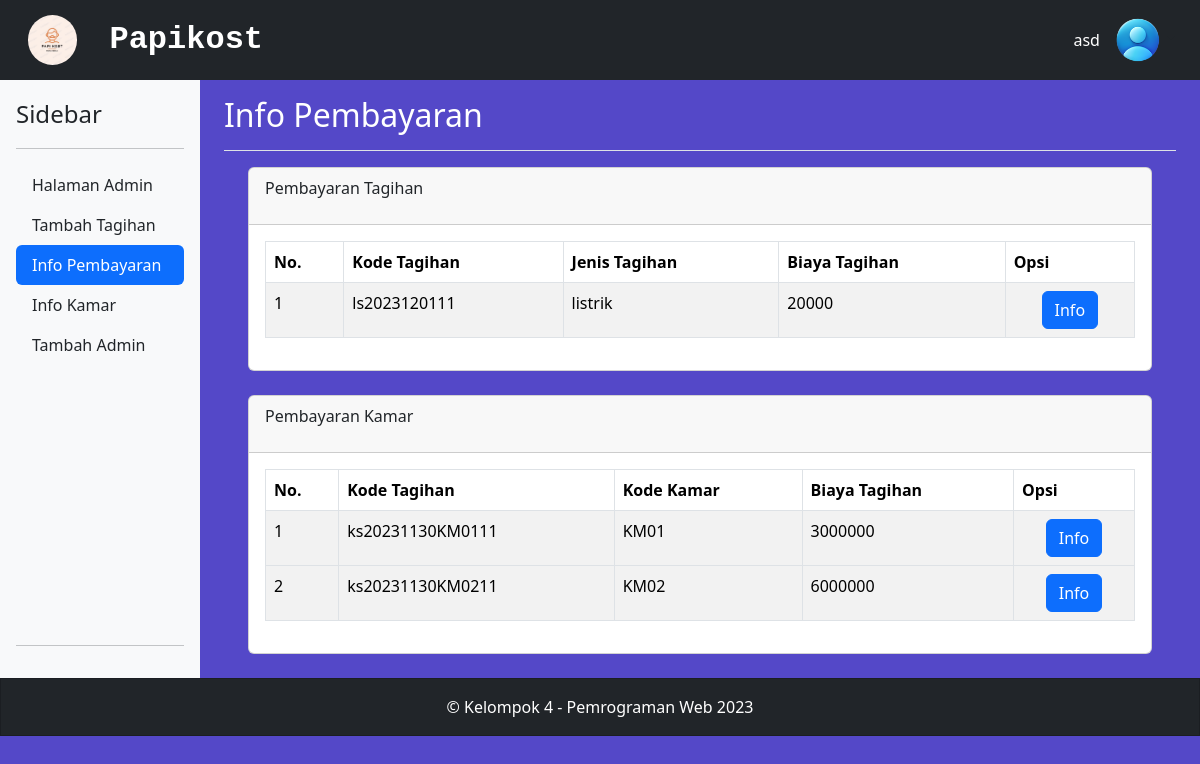
The app's page /info_bill.php?id=8 with its own data.
### tables this page shows
CREATE TABLE `tagihan` (
  `kode_tagihan` varchar(20) NOT NULL,
  `tanggal` date NOT NULL,
  `jenis_tagihan` varchar(100) NOT NULL,
  `tagihan` int(11) NOT NULL,
  `total_tagihan` int(11) NOT NULL,
  `id_admin` int(11) NOT NULL
);

CREATE TABLE `tagihan_kamar` (
  `kode_tagihan` varchar(20) NOT NULL,
  `kode_kamar` varchar(20) NOT NULL,
  `id_admin` int(11) NOT NULL,
  `tagihan` int(11) NOT NULL,
  `tenggat` date NOT NULL
);

### functions.php (called while the page is built, shortened)
<?php
$conn = mysqli_connect("localhost","root","","papikost234");
function query($query){
    global $conn;
    $result = mysqli_query($conn, $query);
    $rows = [];
    while($row = mysqli_fetch_assoc($result)){
        $rows[] = $row;
    }
    return $rows;
}
?>

### info_bill.php (the view, shortened to what this page needs)
<?php
include 'functions.php';
$id = $_GET['id'];
$admin = query("SELECT * FROM tb_admin WHERE id_admin=$id");
$tagihan = query("SELECT * FROM tagihan");
$kamar = query("SELECT * FROM tagihan_kamar");
?>
<!DOCTYPE html>
<html lang="en">
<head>
    <link href="https://cdn.jsdelivr.net/npm/bootstrap@5.3.2/dist/css/bootstrap.min.css" rel="stylesheet">
    <link href="assets/styles.css" rel="stylesheet">
</head>
<body class="d-flex flex-column h-100">
    <header class="navbar navbar-dark navbar-expand-lg bg-dark flex-column flex-md-row my-auto align-items-center">
        <nav class="container-xxl flex-wrap flex-md-nowrap">
            <img class="navbar-brand p-0 img-fluid px-3" src="assets/logo_papikost.jpg" style="max-height:50px;border-radius:100%;">
            <div class="collapse navbar-collapse">
                <p class="h2 text-white fw-bold fs-20 pt-2" style="font-family:'Courier New', Courier, monospace;">Papikost</p>
                <p class="text-white ms-md-auto my-auto"><?= $admin[0]['nama'] ?></p>
                <div class="nav-item dropdown no-caret dropdown-user">
                    <a class="btn btn-icon btn-transparent-dark dropdown-toggle" id="navbarDropdownUserImage" href="javascript:void(0);" role="button" data-bs-toggle="dropdown" aria-haspopup="true" aria-expanded="false"><img class="img-fluid" src="assets/icon_user.png" style="max-height:50px;"></a>
                </div>
            </div>
        </nav>
    </header>
    <main class="container-fluid">
        <div class="row flex-nowrap">
            <div class="d-flex flex-column p-3 bg-light col-sm-4 col-md-3 col-xl-2">
                <div class="d-flex align-items-center mb-3 mb-md-0 me-md-auto link-dark text-decoration-none">
                    <span class="fs-4 mx-auto">Sidebar</span>
                </div><hr>
                <ul class="nav nav-pills flex-column mb-auto">
                    <li class="nav-item">
                        <a href="dashboard_admin.php?id=<?= $id ?>" class="nav-link link-dark" aria-current="page">Halaman Admin</a>
                    </li>
                    <li class="nav-item">
                        <a href="insert_tagihan.php?id=<?= $id ?>" class="nav-link link-dark">Tambah Tagihan</a>
                    </li>
                    <li class="nav-item">
                        <a href="info_bill.php?id=<?= $id ?>" class="nav-link active">Info Pembayaran</a>
                    </li>
                    <li class="nav-item">
                        <a href="info_room.php?id=<?= $id ?>" class="nav-link link-dark">Info Kamar</a>
                    </li>
                    <li class="nav-item">
                        <a href="register_admin.php?id=<?= $id ?>" class="nav-link link-dark">Tambah Admin</a>
                    </li>
                </ul><hr>
            </div>
            <div class="container col-md-9 ml-sm-auto col-lg-10 px-md-4" role="main">
                <div class="d-flex justify-content-between flex-wrap flex-md-nowrap align-items-center pt-3 pb-2 mb-3 border-bottom">
                    <h1 class="h2 text-white" id="tag">Info Pembayaran</h1>
                </div>
                <div class="container-fluid px-4">
                    <div class="card mb-4">
                        <div class="card-header">
                            <p>Pembayaran Tagihan</p>
                        </div>
                        <div class="card-body">
                            <div class="table-responsive">
                                <table class="table table-bordered table-striped">
                                    <thead>
                                        <tr>
                                            <th>No.</th>
                                            <th>Kode Tagihan</th>
                                            <th>Jenis Tagihan</th>
                                            <th>Biaya Tagihan</th>
                                            <th>Opsi</th>
                                        </tr>
                                    </thead>
                                    <?php $no = 1 ?>
                                    <?php foreach($tagihan as $row): ?>
                                        <tbody>
                                            <td><?= $no ?></td>
                                            <td><?= $row['kode_tagihan'] ?></td>
                                            <td><?= $row['jenis_tagihan'] ?></td>
                                            <td><?= $row['tagihan'] ?></td>
                                            <td class="text-center"><button type="button" class="btn btn-primary" data-bs-toggle="modal"
                                            data-bs-target="#infoModal<?= $row['kode_tagihan'] ?>">Info</button></td>
                                        </tbody>
                                        <?php $no ++ ?>
                                    <?php endforeach ?>
                                </table>
                            </div>
                        </div>
                    </div>
                    <div class="card mb-4">
                        <div class="card-header">
                            <p>Pembayaran Kamar</p>
                        </div>
                        <div class="card-body">
                            <div class="table-responsive">
                                <table class="table table-bordered table-striped">
                                    <thead>
                                        <tr>
                                            <th>No.</th>
                                            <th>Kode Tagihan</th>
                                            <th>Kode Kamar</th>
                                            <th>Biaya Tagihan</th>
                                            <th>Opsi</th>
                                        </tr>
                                    </thead>
                                    <?php $no = 1 ?>
                                    <?php foreach($kamar as $row): ?>
                                        <tbody>
                                            <td><?= $no ?></td>
                                            <td><?= $row['kode_tagihan'] ?></td>
                                            <td><?= $row['kode_kamar'] ?></td>
                                            <td><?= $row['tagihan'] ?></td>
                                            <td class="text-center"><button type="button" class="btn btn-primary" data-bs-toggle="modal"
                                            data-bs-target="#infoModal<?= $row['kode_tagihan'] ?>">Info</button></td>
                                        </tbody>
                                        <div class="modal fade" id="infoModal<?= $row['kode_tagihan'] ?>" data-bs-backdrop="static" data-bs-keyboard="false" tabindex="-1" aria-labelledby="staticBackdropLabel" aria-hidden="true">
                                        <?php $no ++ ?>
                                    <?php endforeach ?>
                                </table>
                            </div>
                        </div>
                    </div>
                </div>
            </div>
        </div>
    </main>
    <footer class="container-fluid">
        <div class="row">
            <div class="card bg-dark text-white text-center" style="border-radius: 0;">
                <p class="my-3">&copy; Kelompok 4 - Pemrograman Web 2023</p>
            </div>
        </div>
    </footer>
</body>
</html>

### assets/styles.css (style rules this page uses)
body { background: #5448C8; }
body, html { overflow-x: hidden; }
a { color: #FF2E00; }

### records on screen
tagihan: kode_tagihan "ls2023120111", jenis_tagihan "listrik", tagihan "20000"
tagihan_kamar: kode_tagihan "ks20231130KM0111", kode_kamar "KM01", tagihan "3000000"
tagihan_kamar: kode_tagihan "ks20231130KM0211", kode_kamar "KM02", tagihan "6000000"

### other values on screen
$admin[0]['nama'] "asd"
